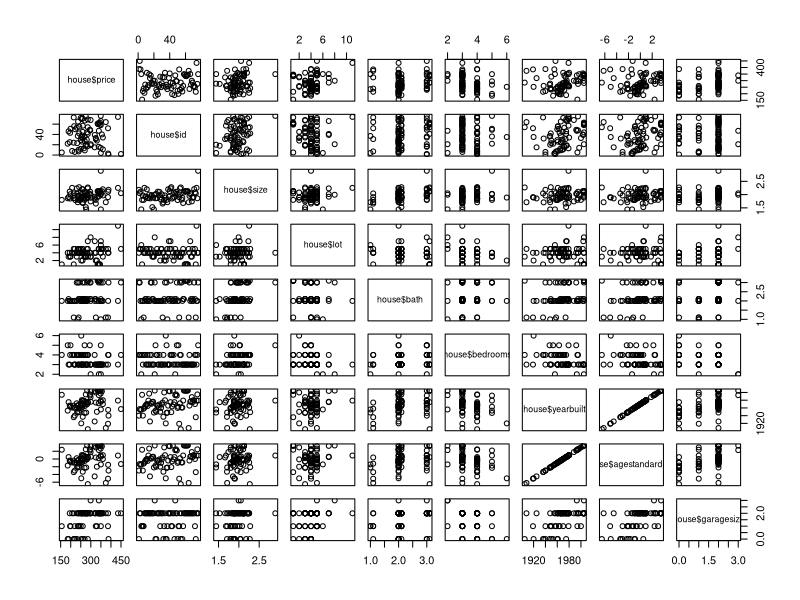
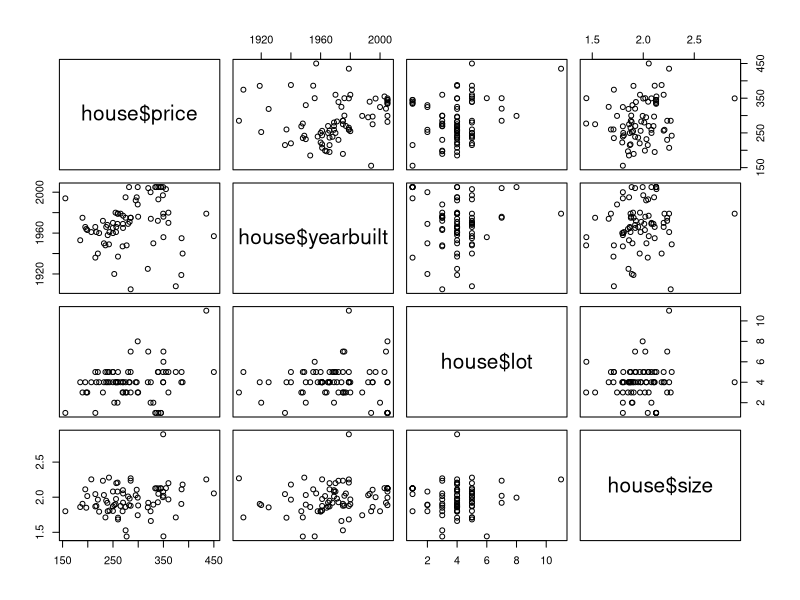
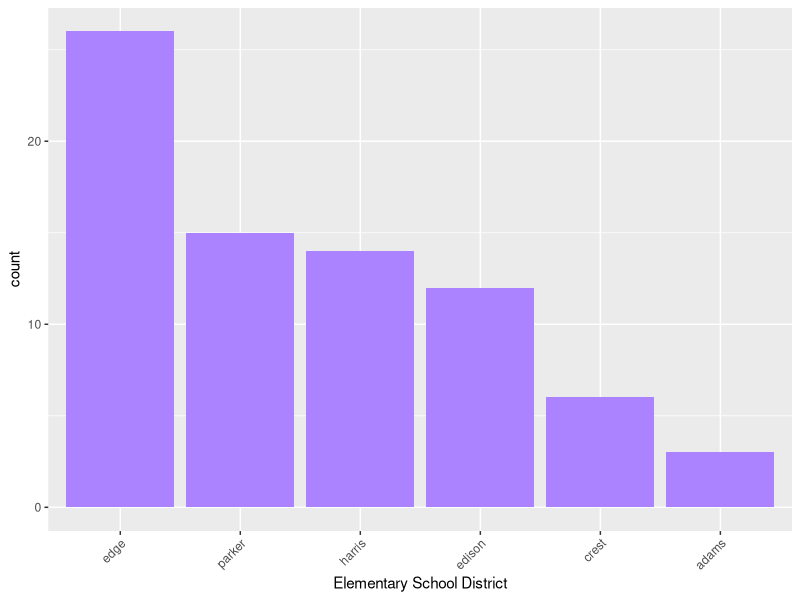
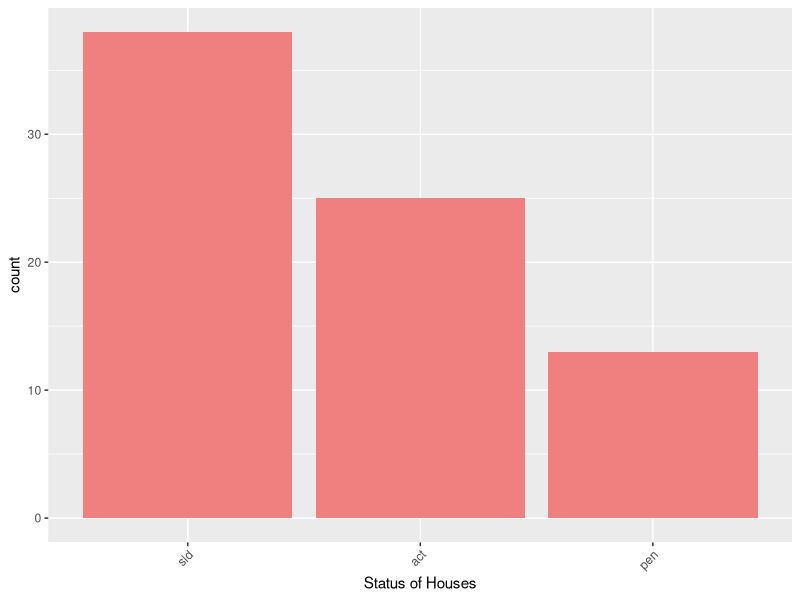

Recreate these plots in R, in order.
## ---- chunk 1
knitr::opts_chunk$set(echo = TRUE)
library(tidyverse)
library(ggplot2)
library(readxl)
library(dplyr)
## ---- chunk 2
library(readxl)

house <- read_xlsx("data/Housing.xlsx")
## ---- chunk 3
#view(house)
head(house)
summary(house)

pairs(~house$price + house$id + house$size + house$lot + house$bath + house$bedrooms + house$yearbuilt + house$agestandardized + house$garagesize) #scatteplot matrix for all the numerical variables.

pairs(~house$price + house$yearbuilt + house$lot + house$size) #a smaller scale of the scatterplot matrix of the variables that looked that like price increased as the other vairables increased based on the previous matrix. 
## ---- chunk 4
is.na(house) #This code is used to check for any missing values in the data set. Since all values come back saying "FALSE", there is no missing values.
## ---- chunk 5
status_table <- table(house$status) #Amount of houses for each status
status_table
elem_table <- table(house$elem) #Amount of houses for each elementary school district
elem_table

status_elem_table <- table(house$status, house$elem) #used to look at the number of sold, pending sale, and active listing for each elementary school distrct

prop.table(status_table) #finds the precentage of house sold, pending sale, and active listing
prop.table(elem_table) #finds the precentage of all the houses listed in each district
prop.table(status_elem_table) #finds the precentage for each status in each district

reorder_size <- function(x) {
        factor(x, levels = names(sort(table(x), decreasing = TRUE)))
} #used to make the plots be shown in descending order

ggplot(house, aes(x = reorder_size(elem))) +
        geom_bar(fill = "mediumpurple1") +
        xlab("Elementary School District") +
        theme(axis.text.x = element_text(angle = 45, hjust = 1))

ggplot(house, aes(x = reorder_size(status))) +
        geom_bar(fill = "lightcoral") +
        xlab("Status of Houses") +
        theme(axis.text.x = element_text(angle = 45, hjust = 1))

 

## ---- chunk 6
#First I'm creating a multiple linear regression model
#I included all the varaibles except that "id" varaibel as that refers to the case number and felt like it would not help with predict price. (I thought of this as the same idea as student banner ID numbers would not help predict a student grades as it is a randomly assigned number)

price_model <- lm(house$price~house$status + house$elem + house$size + house$lot + house$bath + house$bedrooms + house$yearbuilt + house$agestandardized + house$garagesize)
summary(price_model)

#I'm taking out the varaibles with larger p-values and seeing how it effects the overall effecicenty of the model this is to help find "the best fit" model
price_model2 <- lm(house$price~house$status + house$elem + house$size + house$lot + house$bedrooms + house$yearbuilt + house$garagesize)
summary(price_model2)

price_model3 <- lm(house$price~house$status + house$elem + house$size + house$lot + house$bedrooms + house$yearbuilt)
summary(price_model3)
## ---- chunk 7
#I am using the models from the previous 
